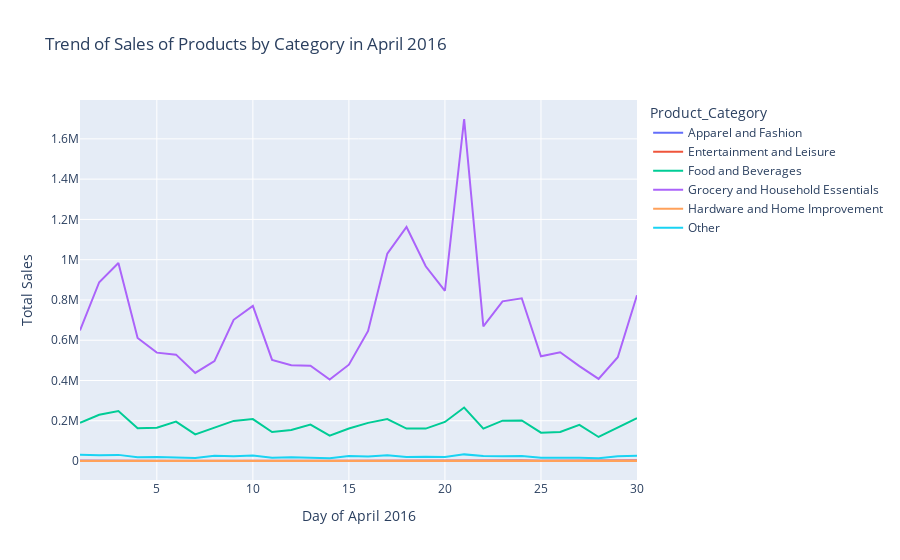

Notebook code cell kept with this figure:
### Markdown cell above
* ##### same graph in plotly

### Code cell
# Convert the 'Year', 'Month', 'Day' columns to integers if they are not already.
train_mod_c['year'] = train_mod_c['year'].astype(int)
train_mod_c['month'] = train_mod_c['month'].astype(int)
train_mod_c['day'] = train_mod_c['day'].astype(int)

# Define the date range for the entire month of April 2016
start_date = '2016-04-01'
end_date = '2016-04-30'

# Filter your train_data DataFrame to include only the data for April 2016
april_2016_data = train_mod_c[
    (train_mod_c['year'] == 2016) & (train_mod_c['month'] == 4)
]

# Group the data by 'Product_Category', 'Year', 'Month', 'Day', and calculate the daily total sales for each category during April 2016
april_2016_stats = april_2016_data.groupby(['Product_Category', 'year', 'month', 'day'])['sales'].sum().reset_index()
# Create a line plot using Plotly to visualize the trend of sales for each product category in April 2016
fig = px.line(april_2016_stats, x='day', y='sales', color='Product_Category', title='Trend of Sales of Products by Category in April 2016')
fig.update_xaxes(title='Day of April 2016')
fig.update_yaxes(title='Total Sales')
fig.show()

### Figure 1 — Plotly figure (JSON) as saved in the notebook; plotly's stock layout.template omitted (floating-point values rounded to 4 significant figures)
{"data": [{"hovertemplate": "Product_Category=Apparel and Fashion<br>day=%{x}<br>sales=%{y}<extra></extra>", "legendgroup": "Apparel and Fashion", "line": {"color": "#636efa", "dash": "solid"}, "marker": {"symbol": "circle"}, "mode": "lines", "name": "Apparel and Fashion", "orientation": "v", "showlegend": true, "type": "scatter", "x": [1, 2, 3, 4, 5, 6, 7, 8, 9, 10, 11, 12, 13, 14, 15, 16, 17, 18, 19, 20, 21, 22, 23, 24, 25, 26, 27, 28, 29, 30], "xaxis": "x", "y": [828, 1437, 1859, 852, 715, 746, 652, 773, 1278, 1417, 598, 706, 594, 554, 612, 1192, 1362, 781, 830, 732, 1374, 607, 1253, 1371, 692, 624, 684, 585, 659, 1464], "yaxis": "y"}, {"hovertemplate": "Product_Category=Entertainment and Leisure<br>day=%{x}<br>sales=%{y}<extra></extra>", "legendgroup": "Entertainment and Leisure", "line": {"color": "#EF553B", "dash": "solid"}, "marker": {"symbol": "circle"}, "mode": "lines", "name": "Entertainment and Leisure", "orientation": "v", "showlegend": true, "type": "scatter", "x": [1, 2, 3, 4, 5, 6, 7, 8, 9, 10, 11, 12, 13, 14, 15, 16, 17, 18, 19, 20, 21, 22, 23, 24, 25, 26, 27, 28, 29, 30], "xaxis": "x", "y": [2016, 2309, 2048, 1350, 1148, 1314, 1455, 1655, 2163, 1734, 1276, 1388, 1294, 1197, 1649, 2249, 2588, 1914, 1739, 1735, 2940, 1864, 2774, 2389, 1449, 1469, 1526, 1368, 1686, 2604], "yaxis": "y"}, {"hovertemplate": "Product_Category=Food and Beverages<br>day=%{x}<br>sales=%{y}<extra></extra>", "legendgroup": "Food and Beverages", "line": {"color": "#00cc96", "dash": "solid"}, "marker": {"symbol": "circle"}, "mode": "lines", "name": "Food and Beverages", "orientation": "v", "showlegend": true, "type": "scatter", "x": [1, 2, 3, 4, 5, 6, 7, 8, 9, 10, 11, 12, 13, 14, 15, 16, 17, 18, 19, 20, 21, 22, 23, 24, 25, 26, 27, 28, 29, 30], "xaxis": "x", "y": [190200.0, 229600.0, 248200.0, 163400.0, 165000.0, 195800.0, 132500.0, 165000.0, 199200.0, 208300.0, 144400.0, 153800.0, 180900.0, 126200.0, 161500.0, 189500.0, 208600.0, 161000.0, 161100.0, 194100.0, 265600.0, 160900.0, 200400.0, 201400.0, 140800.0, 144600.0, 180000.0, 119500.0, 166800.0, 213100.0], "yaxis": "y"}, {"hovertemplate": "Product_Category=Grocery and Household Essentials<br>day=%{x}<br>sales=%{y}<extra></extra>", "legendgroup": "Grocery and Household Essentials", "line": {"color": "#ab63fa", "dash": "solid"}, "marker": {"symbol": "circle"}, "mode": "lines", "name": "Grocery and Household Essentials", "orientation": "v", "showlegend": true, "type": "scatter", "x": [1, 2, 3, 4, 5, 6, 7, 8, 9, 10, 11, 12, 13, 14, 15, 16, 17, 18, 19, 20, 21, 22, 23, 24, 25, 26, 27, 28, 29, 30], "xaxis": "x", "y": [648400.0, 888200.0, 983800.0, 611000.0, 538500.0, 528400.0, 437400.0, 496200.0, 701500.0, 770200.0, 502000.0, 476300.0, 473400.0, 404500.0, 478600.0, 646200.0, 1030000.0, 1162000.0, 967200.0, 845700.0, 1699000.0, 668700.0, 793100.0, 808200.0, 520400.0, 540200.0, 471700.0, 407900.0, 515400.0, 823600.0], "yaxis": "y"}, {"hovertemplate": "Product_Category=Hardware and Home Improvement<br>day=%{x}<br>sales=%{y}<extra></extra>", "legendgroup": "Hardware and Home Improvement", "line": {"color": "#FFA15A", "dash": "solid"}, "marker": {"symbol": "circle"}, "mode": "lines", "name": "Hardware and Home Improvement", "orientation": "v", "showlegend": true, "type": "scatter", "x": [1, 2, 3, 4, 5, 6, 7, 8, 9, 10, 11, 12, 13, 14, 15, 16, 17, 18, 19, 20, 21, 22, 23, 24, 25, 26, 27, 28, 29, 30], "xaxis": "x", "y": [381, 480, 414, 215, 289, 333, 245, 352, 409, 328, 281, 273, 319, 244, 373, 489, 411, 260, 261, 350, 462, 368, 441, 410, 226, 203, 344, 296, 343, 526], "yaxis": "y"}, {"hovertemplate": "Product_Category=Other<br>day=%{x}<br>sales=%{y}<extra></extra>", "legendgroup": "Other", "line": {"color": "#19d3f3", "dash": "solid"}, "marker": {"symbol": "circle"}, "mode": "lines", "name": "Other", "orientation": "v", "showlegend": true, "type": "scatter", "x": [1, 2, 3, 4, 5, 6, 7, 8, 9, 10, 11, 12, 13, 14, 15, 16, 17, 18, 19, 20, 21, 22, 23, 24, 25, 26, 27, 28, 29, 30], "xaxis": "x", "y": [30690.0, 28770.0, 30580.0, 18400.0, 20140.0, 18220.0, 15700.0, 25700.0, 23420.0, 26920.0, 16810.0, 19220.0, 16120.0, 14100.0, 24890.0, 22560.0, 28470.0, 19540.0, 20880.0, 19790.0, 33080.0, 24680.0, 24220.0, 25640.0, 16420.0, 17720.0, 16010.0, 13720.0, 23810.0, 26000.0], "yaxis": "y"}], "layout": {"legend": {"title": {"text": "Product_Category"}, "tracegroupgap": 0}, "title": {"text": "Trend of Sales of Products by Category in April 2016"}, "xaxis": {"anchor": "y", "domain": [0, 1], "title": {"text": "Day of April 2016"}}, "yaxis": {"anchor": "x", "domain": [0, 1], "title": {"text": "Total Sales"}}}}
